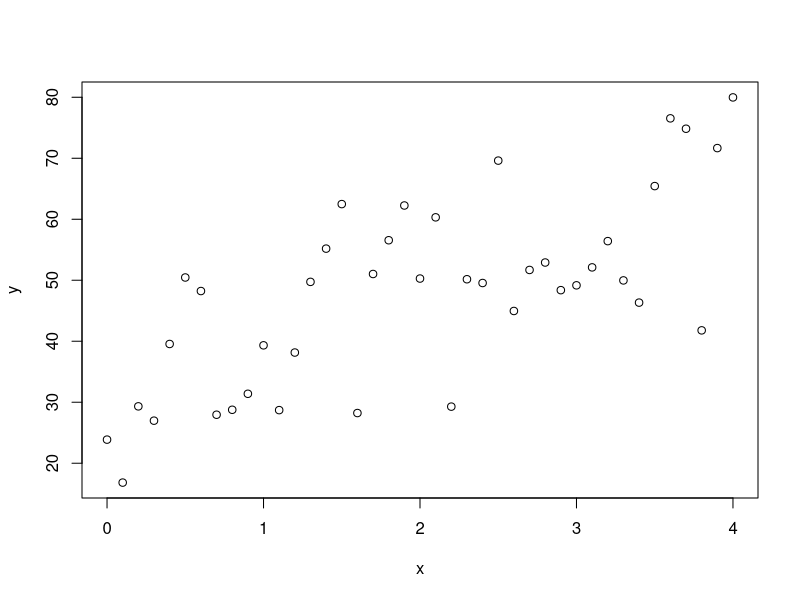

The R script that drew this image:
## ---- chunk 1
knitr::opts_chunk$set(echo = TRUE)
savefigs <- FALSE
## ---- chunk 2
x = seq(from = 0, to = 4, by = .1)
error = rnorm(length(x), mean = 0, sd = 10)
y = 30 + 10 * x + error
mean(x)
sd(error)
sd(y)
## ---- chunk 3
plot(x, y)
## ---- chunk 4
fitmodel = lm(y ~ x)
fitmodel
## ---- chunk 5
summary(fitmodel)
